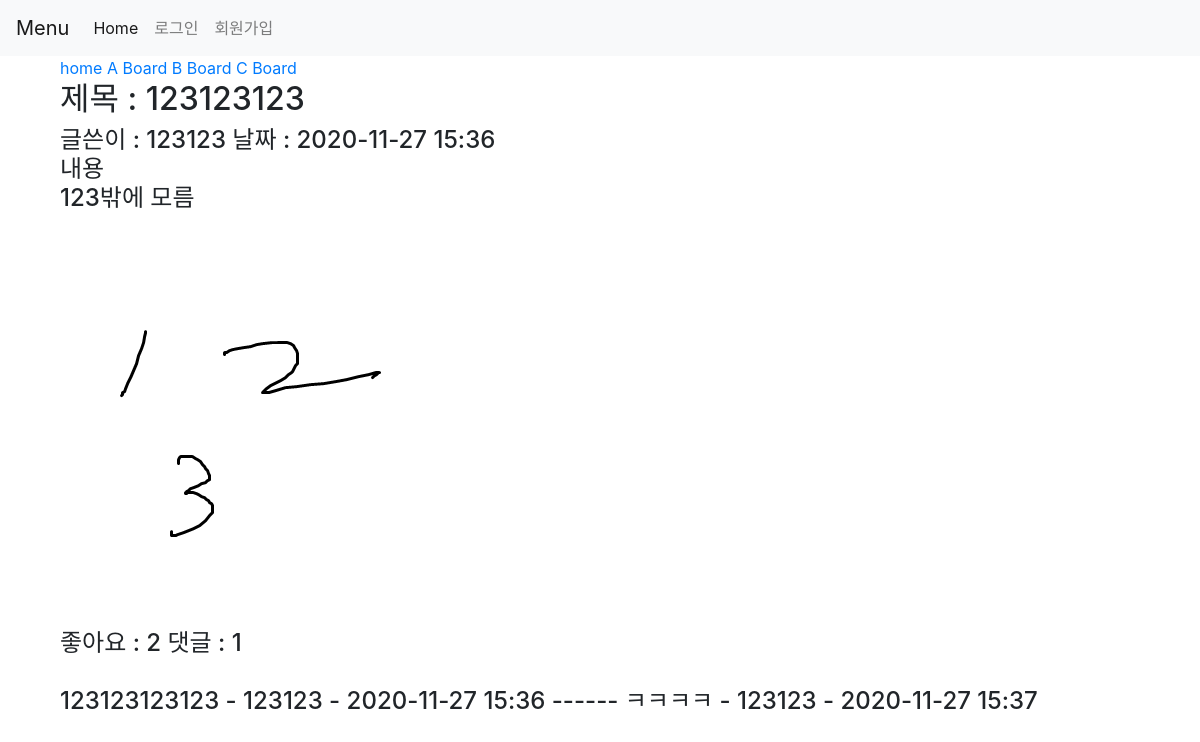
The app's page /detail/33, older data.
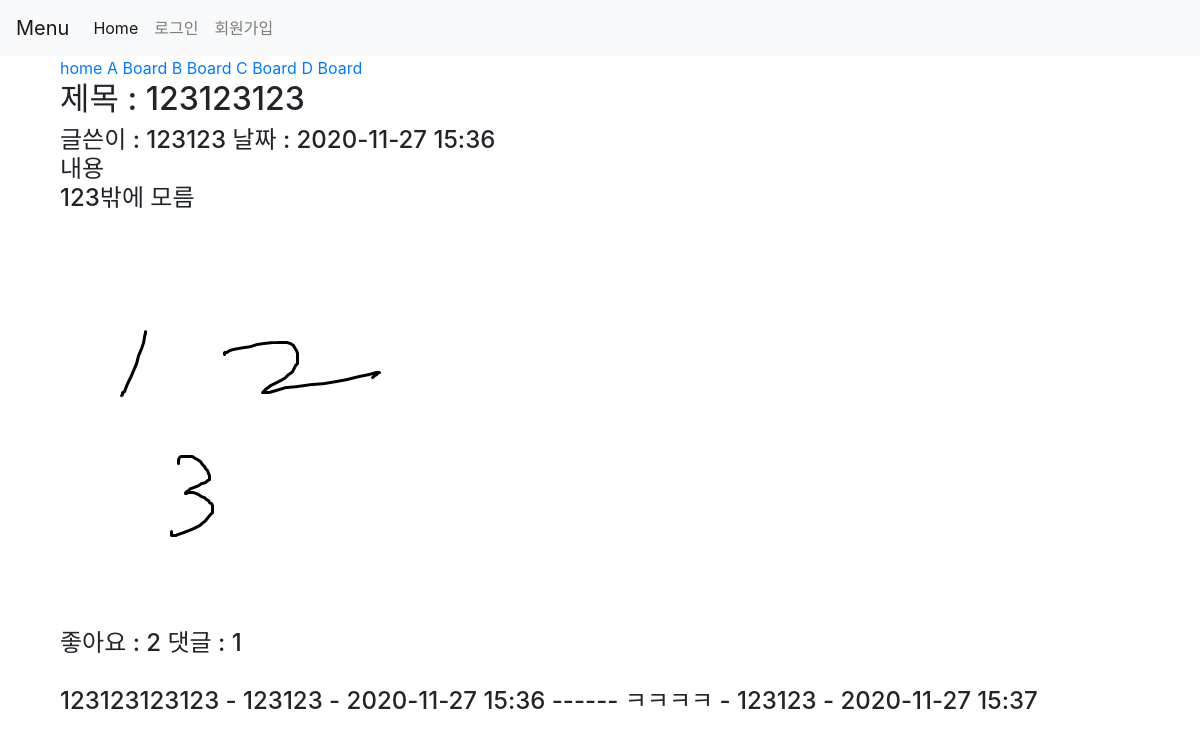
The same page, newer data.
### siteapp/models.py (models this page shows, shortened)
class Board(models.Model):
  title = models.CharField(max_length=20)

class Content(models.Model):
  title = models.CharField(max_length=20)
  body = models.TextField()
  date = models.DateTimeField(default=timezone.now)
  writer = models.ForeignKey('auth.User', on_delete=models.CASCADE, null=True)
  image = models.ImageField(upload_to="images/", null=True, blank=True)
  comment_count = models.PositiveIntegerField(default=0)
  like_count = models.PositiveIntegerField(default=0)
  board = models.ForeignKey(Board, on_delete = models.CASCADE, null=True)
  class Meta:
    ordering = ['-date',]

class Comment(models.Model):
  post = models.ForeignKey(Content, on_delete=models.CASCADE, null=True)
  body = models.TextField()
  date = models.DateTimeField(default=timezone.now)
  writer = models.ForeignKey('auth.User', on_delete=models.CASCADE, null=True)
  class Meta:
    ordering = ['-date',]

class Recomment(models.Model):
  comment = models.ForeignKey(Comment, on_delete=models.CASCADE, null=True)
  body = models.TextField()
  date = models.DateTimeField(default=timezone.now)
  writer = models.ForeignKey('auth.User', on_delete=models.CASCADE, null=True)
  class Meta:
    ordering = ['-date',]

### siteapp/views.py (the view, shortened to what this page needs)
# urls.py: path('detail/<int:contents_id>', views.detail, name="detail"),
def detail(request, contents_id):
  contents = get_object_or_404(Content, pk=contents_id)
  comments = Comment.objects.filter(post = contents_id)
  contents.comment_count = comments.count()
  recomments = Recomment.objects.all()
  boards = Board.objects.all()
  return render(request, 'detail.html', {'contents':contents, 'comments':comments, 'recomments':recomments, 'boards':boards})

### siteapp/templates/detail.html (shortened to what this page needs)
{% extends 'base.html' %}
{% block content %}
<div class="container">
  <a href="{% url 'home' %}">home</a>
  {% for board in boards %}
    <a href="{% url 'board' board.id %}">{{board.title}}</a>
  {% endfor %}
  <h2> 제목 : {{contents.title}}
  <h4> 글쓴이 : {{contents.writer}} 날짜 : {{contents.date | date:'Y-m-d H:i'}}
  <p> 내용 <br> {{contents.body}}</p>
  <br><br>
  {% if contents.image %}
    <img src="{{contents.image.url}}">
  {% endif %}
  <p> 좋아요 : {{contents.like_count}} 댓글 : {{contents.comment_count}}
  <br><br>
  {% for comment in comments %}
  {{comment.body}} - {{comment.writer}} - {{comment.date | date:'Y-m-d H:i'}}
    {% for recomment in recomments %}
      {% if recomment.comment.id == comment.id %}
      ------ {{recomment.body}} - {{recomment.writer}} - {{recomment.date | date:'Y-m-d H:i'}}
        <br>
      {% endif %}
    {% endfor %}
    <br><br>
  {% endfor %}
</div>
{% endblock %}

### siteapp/templates/base.html (shortened to what this page needs)
<!doctype html>
<html lang="kr">
<head>
  <link rel="stylesheet" href="https://stackpath.bootstrapcdn.com/bootstrap/4.3.1/css/bootstrap.min.css"
>
</head>
<body>
  <nav class="navbar navbar-expand-lg navbar-light bg-light">
    <a class="navbar-brand" href="#">Menu</a>
    <div class="collapse navbar-collapse" id="navbarNav">
      <ul class="navbar-nav">
        <li class="nav-item active">
          <a class="nav-link" href="{% url 'home' %}">Home <span class="sr-only">(current)</span></a>
        </li>
        {% if user.is_authenticated %}
        <li class="nav-item">{{user.username}}님 반갑습니다.</li>
        <li class="nav-item">
          <a class="nav-link" href="{% url 'create' %}">새 글 작성</a>
        </li>
        <li class="nav-item">
          <a class="nav-link" href="javascript:{document.getElementById('logout').submit()}">로그아웃</a>
          <form id="logout" method="POST" action="{% url 'logout' %}">
            {% csrf_token %}
            <input type="hidden">
          </form>
        </li>
        <li class="nav-item">
          <a class="nav-link" href="{% url 'profile' %}">프로필</a>
        </li>
        {% else %}
        <li class="nav-item">
          <a class="nav-link" href="{% url 'login' %}">로그인</a></li>
        <li class="nav-item">
          <a class="nav-link" href="{% url 'signup' %}">회원가입</a></li>
        {% endif %}
      </ul>
    </div>
  </nav>
  <div class="container">
    {% block content %}
    {% endblock %}
  </div>
</body>
</html>

Row changes from the older to the newer data that the page shows:
added Board: title "D Board"
